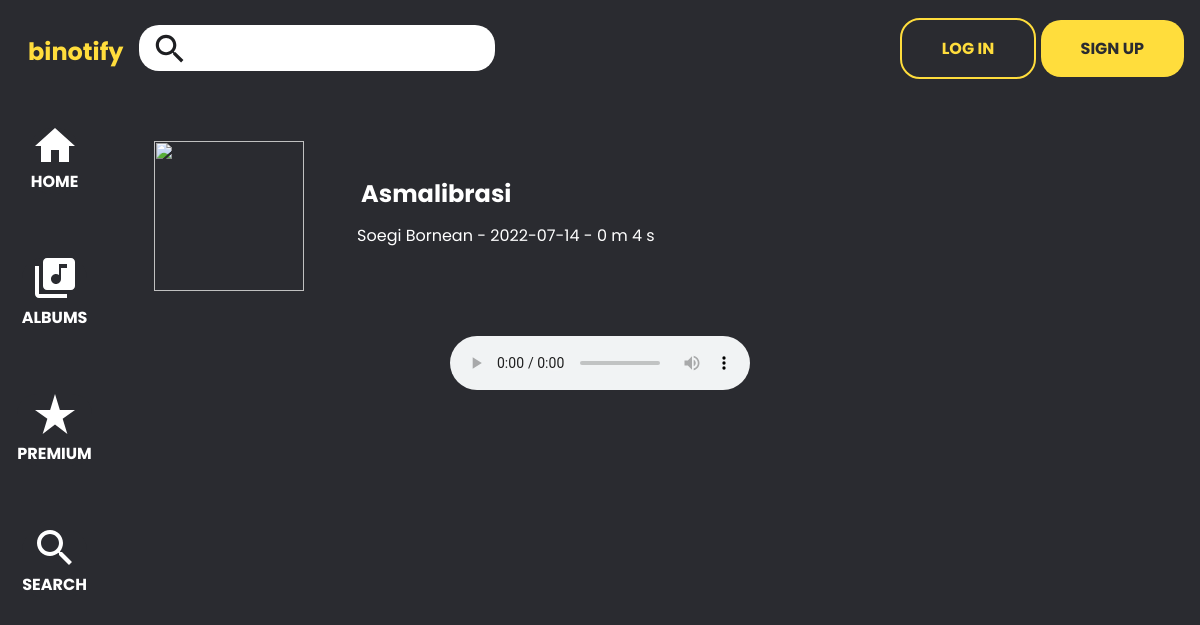
Page /song/29 on the committed database.
### tables this page shows
CREATE TABLE `song` (
  `song_id` int(10) UNSIGNED NOT NULL,
  `song_title` varchar(64) NOT NULL,
  `song_artist` varchar(128) DEFAULT NULL,
  `release_date` date NOT NULL DEFAULT current_timestamp(),
  `genre` varchar(64) DEFAULT NULL,
  `duration` int(11) NOT NULL DEFAULT 0,
  `audio_path` varchar(255) NOT NULL,
  `image_path` varchar(255) DEFAULT NULL,
  `album_id` int(10) UNSIGNED DEFAULT NULL
);

### src/app/core/Controller.php (called while the page is built, shortened)
<?php
class Controller
{
    public function view($view, $data = [])
    {
        require_once __DIR__ . '/../../app/views/' . $view . '.php';
    }
    public function model($model)
    {
        return new $model;
    }
}

### src/app/core/App.php (called while the page is built, shortened)
<?php
class App {
    protected $method = 'index';
    protected $params = [];
    public function __construct()
    {
        $url = $this->parseURL();
        if (isset($url[0])) {
            if (file_exists(__DIR__.'/../../app/controllers/' . $url[0] . '.php')) {
                unset($url[0]);
            }
        }
        $this->controller = new $this->controller;
        if (!empty($url)) {
            $this->params = array_values($url);
        }
        call_user_func_array([$this->controller, $this->method], $this->params);
    }
    public function parseURL()
    {
        if (isset($_GET['url'])) {
            $url = rtrim($_GET['url'], '/');
            $url = filter_var($url, FILTER_SANITIZE_URL);
            $url = explode('/', $url);
            return $url;
        }
    }
}

### src/index.php (called while the page is built, shortened)
<?php
$app = new App;

### src/app/core/Database.php (called while the page is built, shortened)
<?php
class Database
{
    private $host = DB_HOST;
    private $user = DB_USER;
    private $pass = DB_PASS;
    private $db_name = DB_NAME;
    private $dbh;
    private $stmt;
    public function __construct()
    {
        $dsn = 'mysql:host=' . $this->host . ';dbname=' . $this->db_name;
        $option = [
            PDO::ATTR_PERSISTENT => true,
            PDO::ATTR_ERRMODE => PDO::ERRMODE_EXCEPTION
        ];
        try {
            $this->dbh = new PDO($dsn, $this->user, $this->pass, $option);
        } catch (PDOException $e) {
            die($e->getMessage());
        }
    }
    public function query($query)
    {
        $this->stmt = $this->dbh->prepare($query);
    }
    public function bind($param, $value, $type = null)
    {
        if (is_null($type)) {
            switch (true) {
                default:
                    $type = PDO::PARAM_STR;
            }
        }
        $this->stmt->bindValue($param, $value, $type);
    }
    public function execute()
    {
        $this->stmt->execute();
    }
    public function single()
    {
        $this->execute();
        return $this->stmt->fetch(PDO::FETCH_ASSOC);
    }
}

### src/app/models/Song_model.php (called while the page is built, shortened)
<?php
class Song_model
{
	private $table = 'song';
	private $db;
	public function __construct()
	{
		$this->db = new Database;
	}
	public function getSongById($id)
	{
		$this->db->query("SELECT
            song_id, song_title, song_artist, release_date, genre, duration, audio_path, image_path, album_id
            FROM $this->table WHERE song_id=:song_id");
		$this->db->bind('song_id', $id);
		return $this->db->single();
	}
}

### src/app/views/song/index.php (the view, shortened to what this page needs)
<section id="song">
    <?php if ($data['song']) { ?>
        <div class="song-details">
            <div class="song-details" id="album-picture">
                <img src="<?= BASE_URL?>/<?=$data['song']['image_path'] ?? "public/assets/image/placeholder.jpg" ?>" width="150" height="150">
            </div>
            <div class="song-info">
                <h1><?= $data['song']['song_title'] ?></h1>
                <p><?= $data['song']['song_artist'] ?> - <?= $data['song']['release_date'] ?> - <?= floor($data['song']['duration'] / 60) ?> m <?= $data['song']['duration'] % 60 ?> s</p>
            </div>
        </div>
        <div class="audio-player-container">
            <?php if (!isset($_SESSION['username'])) { ?>
                <audio controls onplay="incrementNumPlay()" id="audio_player">
                    <source src="<?= BASE_URL?>/<?=$data['song']['audio_path']?>" type="audio/mpeg">
                </audio>
            <?php } else { ?>
                <audio controls id="audio-player">
                    <source src="<?= BASE_URL ?>/<?= $data['song']['audio_path'] ?>" type="audio/mpeg">
                </audio>
            <?php } ?>
        </div>
    <?php } else { ?>
        <h1>404 not found</h1>
    <?php } ?>
</section>

### rows in the picture
song: song_title "Asmalibrasi", song_artist "Soegi Bornean", release_date "2022-07-14", floor($data['song']['duration']/60) "0", $data['song']['duration']%60 "4"
